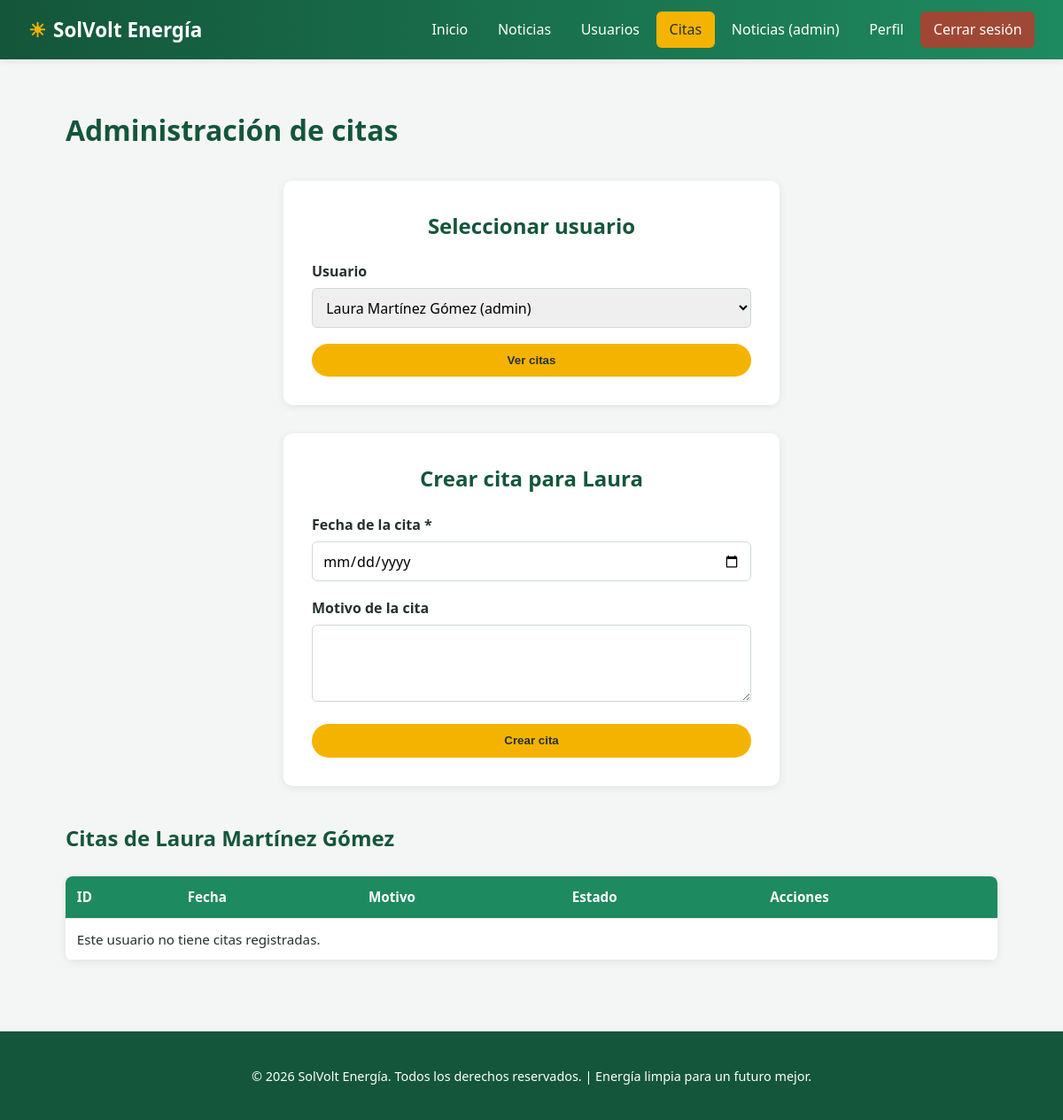
The app's page /citas-administracion.php?idUser=1 (signed in) with its own data.
### tables this page shows
CREATE TABLE users_data (
    idUser INT AUTO_INCREMENT PRIMARY KEY,
    nombre VARCHAR(100) NOT NULL,
    apellidos VARCHAR(150) NOT NULL,
    email VARCHAR(150) NOT NULL UNIQUE,
    telefono VARCHAR(20) NOT NULL,
    fecha_nacimiento DATE NOT NULL,
    direccion VARCHAR(255),
    sexo ENUM('Hombre', 'Mujer', 'Otro') DEFAULT 'Otro'
);

CREATE TABLE users_login (
    idLogin INT AUTO_INCREMENT PRIMARY KEY,
    idUser INT NOT NULL UNIQUE,
    usuario VARCHAR(100) NOT NULL UNIQUE,
    password VARCHAR(255) NOT NULL,
    rol ENUM('admin', 'user') NOT NULL DEFAULT 'user',
    CONSTRAINT fk_login_user FOREIGN KEY (idUser)
        REFERENCES users_data(idUser)
        ON DELETE CASCADE ON UPDATE CASCADE
);

### citas-administracion.php (the view, shortened to what this page needs)
<?php
require 'config/db.php';
$idSeleccionado = isset($_GET['idUser']) ? (int)$_GET['idUser'] : (isset($_POST['idUser']) ? (int)$_POST['idUser'] : 0);
$citaEditar = null;
$usuarios = $pdo->query(
    "SELECT d.idUser, d.nombre, d.apellidos, l.usuario
     FROM users_data d JOIN users_login l ON d.idUser = l.idUser
     ORDER BY d.nombre ASC"
)->fetchAll();
$citas = [];
$datosUsuario = null;
if ($idSeleccionado > 0) {
    $stmt = $pdo->prepare("SELECT nombre, apellidos FROM users_data WHERE idUser = ?");
    $stmt->execute([$idSeleccionado]);
    $datosUsuario = $stmt->fetch();
    $stmt = $pdo->prepare("SELECT * FROM citas WHERE idUser = ? ORDER BY fecha_cita DESC");
    $stmt->execute([$idSeleccionado]);
    $citas = $stmt->fetchAll();
}
include 'includes/header.php';
?>
<div class="contenedor">
    <h1 style="color:var(--verde-oscuro);">Administración de citas</h1>
    <div class="form-caja">
        <h2>Seleccionar usuario</h2>
        <form method="GET" action="citas-administracion.php">
            <div class="campo">
                <label>Usuario</label>
                <select name="idUser" onchange="this.form.submit()">
                    <?php foreach ($usuarios as $u): ?>
                        <option value="<?= $u['idUser'] ?>" <?= $idSeleccionado === (int)$u['idUser'] ? 'selected' : '' ?>>
                            <?= htmlspecialchars($u['nombre'] . ' ' . $u['apellidos'] . ' (' . $u['usuario'] . ')') ?>
                        </option>
                    <?php endforeach; ?>
                </select>
            </div>
            <button type="submit" class="btn" style="width:100%;">Ver citas</button>
        </form>
    </div>
    <?php if ($idSeleccionado > 0 && $datosUsuario): ?>
        <div class="form-caja">
            <h2><?= $citaEditar ? 'Modificar cita' : 'Crear cita para ' . htmlspecialchars($datosUsuario['nombre']) ?></h2>
            <form method="POST" action="citas-administracion.php">
                <div class="campo">
                    <label>Fecha de la cita *</label>
                    <input type="date" name="fecha_cita" value="<?= $citaEditar ? $citaEditar['fecha_cita'] : '' ?>" required>
                </div>
                <div class="campo">
                    <label>Motivo de la cita</label>
                    <textarea name="motivo_cita" rows="3"><?= $citaEditar ? htmlspecialchars($citaEditar['motivo_cita']) : '' ?></textarea>
                </div>
                <button type="submit" class="btn" style="width:100%;"><?= $citaEditar ? 'Guardar cambios' : 'Crear cita' ?></button>
            </form>
        </div>
        <h2 style="color:var(--verde-oscuro);margin-top:2.5rem;">
            Citas de <?= htmlspecialchars($datosUsuario['nombre'] . ' ' . $datosUsuario['apellidos']) ?>
        </h2>
        <table>
            <thead>
                <tr><th>ID</th><th>Fecha</th><th>Motivo</th><th>Estado</th><th>Acciones</th></tr>
            </thead>
            <tbody>
                <?php if (count($citas) === 0): ?>
                    <tr><td colspan="5">Este usuario no tiene citas registradas.</td></tr>
                <?php endif; ?>
            </tbody>
        </table>
    <?php endif; ?>
</div>
<?php include 'includes/footer.php'; ?>

### css/style.css (style rules this page uses)
:root { --verde-principal: #1e8a5f; --verde-oscuro: #14563b; --azul-cielo: #1f6f9c; --amarillo-sol: #f5b301; --gris-claro: #f4f6f5; --gris-medio: #6b7a75; --blanco: #ffffff; --rojo-error: #c0392b; --sombra: 0 2px 10px rgba(0, 0, 0, 0.08); }
* { box-sizing: border-box; }
body { margin: 0; font-family: 'Segoe UI', Arial, sans-serif; background-color: var(--gris-claro); color: #24312c; line-height: 1.6; }
.contenedor { max-width: 1100px; margin: 0 auto; padding: 2rem 1.5rem; }
.btn { display: inline-block; background: var(--amarillo-sol); color: #24312c; padding: 0.7rem 1.6rem; border-radius: 30px; font-weight: bold; border: none; cursor: pointer; transition: transform 0.15s ease, box-shadow 0.15s ease; }
.form-caja { background: var(--blanco); max-width: 560px; margin: 2rem auto; padding: 2rem; border-radius: 10px; box-shadow: var(--sombra); }
.form-caja h2 { color: var(--verde-oscuro); margin-top: 0; text-align: center; }
.campo { margin-bottom: 1.1rem; }
.campo label { display: block; font-weight: 600; margin-bottom: 0.35rem; }
.campo input, .campo select, .campo textarea { width: 100%; padding: 0.6rem 0.7rem; border: 1px solid #cfd8d4; border-radius: 6px; font-size: 1rem; font-family: inherit; }
.campo textarea { resize: vertical; }
table { width: 100%; border-collapse: collapse; background: var(--blanco); box-shadow: var(--sombra); border-radius: 8px; overflow: hidden; margin-top: 1.5rem; }
th, td { padding: 0.7rem 0.8rem; text-align: left; border-bottom: 1px solid #e5e9e7; font-size: 0.95rem; }
th { background: var(--verde-principal); color: var(--blanco); }

### records on screen
users_data: idUser "Laura Martínez Gómez (admin)", nombre "Laura", nombre+apellidos "Laura Martínez Gómez"
